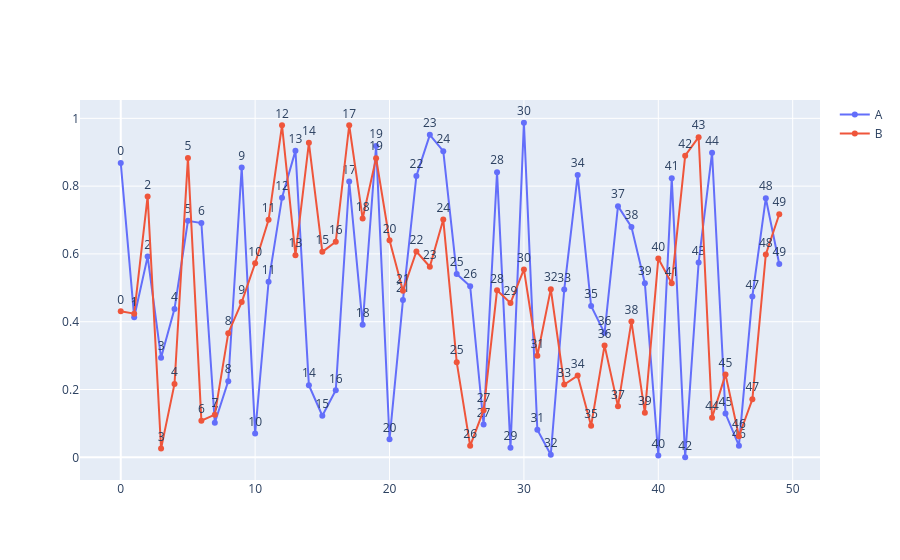

Notebook cell for this chart:
### Code cell
# 복합 라인 = Multiple Line 

import plotly.graph_objects as go 
import numpy as np 
import pandas as pd 

df = pd.DataFrame(
    {
        "A" : np.random.rand(50),
        "B" : np.random.rand(50)
    }
)
fig = go.Figure() 


fig.add_trace(
    go.Scatter(
        x=df.index,
        y=df["A"],
        mode = "lines + markers + text" ,
        name = "A" ,
        showlegend = True ,
        text = df.index,
        textposition = "top center" 
    )
)
fig.add_trace(
    go.Scatter(
        x=df.index,
        y=df["B"],
        mode = "lines + markers + text" ,
        name = "B",
        text = df.index,
        showlegend = True,
        textposition= "top center" 
    )
)

### Figure 1 — Plotly figure (JSON) as saved in the notebook; plotly's stock layout.template omitted (floating-point values rounded to 4 significant figures)
{"data": [{"mode": "lines+markers+text", "name": "A", "showlegend": true, "text": [0, 1, 2, 3, 4, 5, 6, 7, 8, 9, 10, 11, 12, 13, 14, 15, 16, 17, 18, 19, 20, 21, 22, 23, 24, 25, 26, 27, 28, 29, 30, 31, 32, 33, 34, 35, 36, 37, 38, 39, 40, 41, 42, 43, 44, 45, 46, 47, 48, 49], "textposition": "top center", "type": "scatter", "x": [0, 1, 2, 3, 4, 5, 6, 7, 8, 9, 10, 11, 12, 13, 14, 15, 16, 17, 18, 19, 20, 21, 22, 23, 24, 25, 26, 27, 28, 29, 30, 31, 32, 33, 34, 35, 36, 37, 38, 39, 40, 41, 42, 43, 44, 45, 46, 47, 48, 49], "y": [0.8686, 0.4134, 0.5921, 0.2936, 0.4379, 0.6977, 0.6912, 0.1019, 0.2246, 0.8552, 0.06992, 0.5178, 0.766, 0.9048, 0.2129, 0.1226, 0.1978, 0.8137, 0.3912, 0.9186, 0.05293, 0.4638, 0.83, 0.9512, 0.903, 0.541, 0.5049, 0.09673, 0.8412, 0.02848, 0.987, 0.08128, 0.007741, 0.4948, 0.8326, 0.4462, 0.3665, 0.7409, 0.6798, 0.5138, 0.005603, 0.8236, 0.0001403, 0.5744, 0.8986, 0.1289, 0.03432, 0.4747, 0.7645, 0.5704]}, {"mode": "lines+markers+text", "name": "B", "showlegend": true, "text": [0, 1, 2, 3, 4, 5, 6, 7, 8, 9, 10, 11, 12, 13, 14, 15, 16, 17, 18, 19, 20, 21, 22, 23, 24, 25, 26, 27, 28, 29, 30, 31, 32, 33, 34, 35, 36, 37, 38, 39, 40, 41, 42, 43, 44, 45, 46, 47, 48, 49], "textposition": "top center", "type": "scatter", "x": [0, 1, 2, 3, 4, 5, 6, 7, 8, 9, 10, 11, 12, 13, 14, 15, 16, 17, 18, 19, 20, 21, 22, 23, 24, 25, 26, 27, 28, 29, 30, 31, 32, 33, 34, 35, 36, 37, 38, 39, 40, 41, 42, 43, 44, 45, 46, 47, 48, 49], "y": [0.4308, 0.4237, 0.7697, 0.02568, 0.2164, 0.8833, 0.1081, 0.1258, 0.3661, 0.4581, 0.5724, 0.7008, 0.9793, 0.5964, 0.9279, 0.6061, 0.6359, 0.9796, 0.7045, 0.8826, 0.6403, 0.4916, 0.6071, 0.5621, 0.7013, 0.2806, 0.03391, 0.1389, 0.4926, 0.4551, 0.5544, 0.2996, 0.496, 0.2147, 0.2411, 0.0929, 0.3302, 0.1504, 0.4008, 0.1312, 0.5864, 0.5131, 0.8897, 0.9445, 0.1168, 0.2446, 0.06215, 0.1713, 0.5986, 0.7171]}], "layout": {}}
